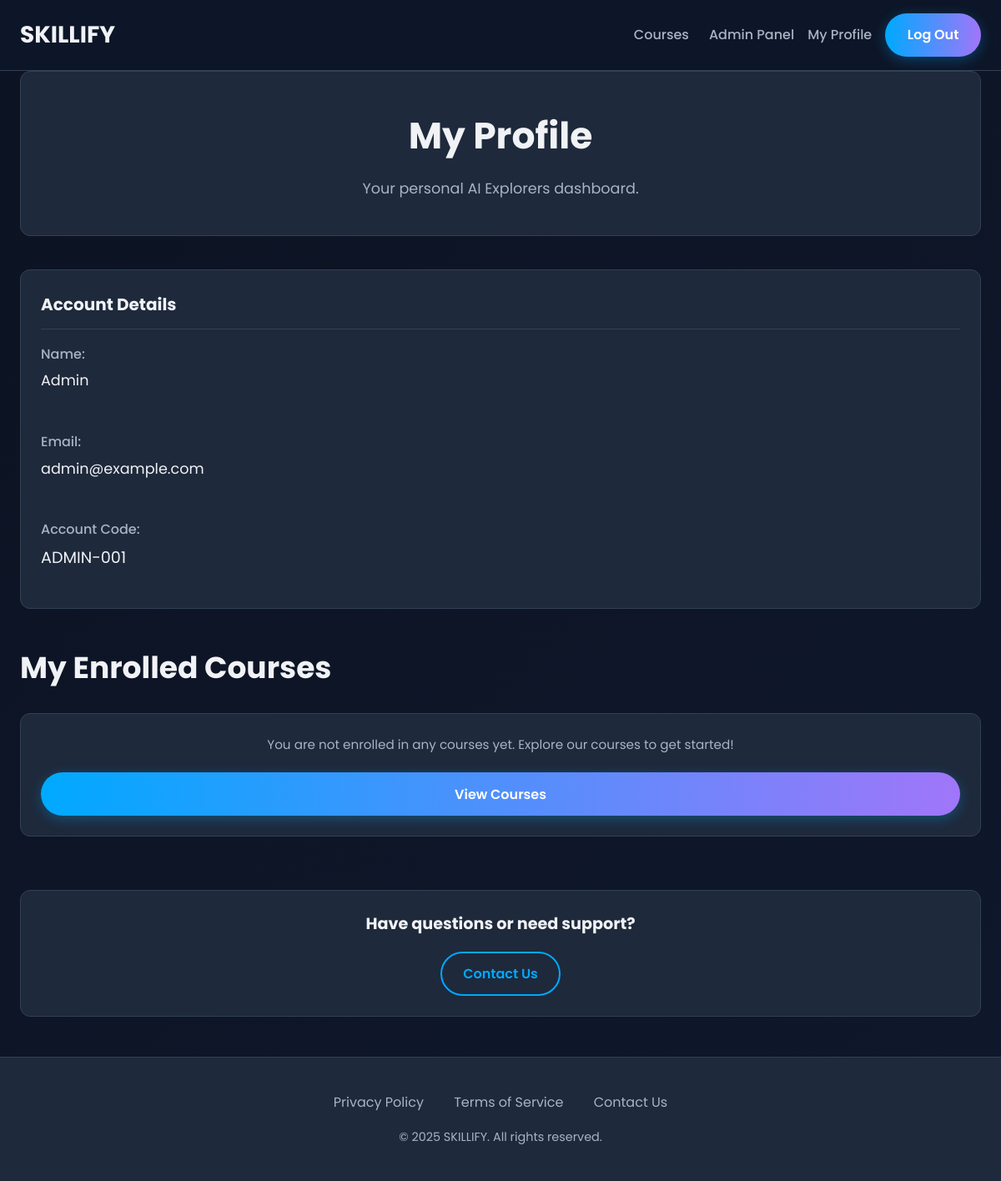
Screenshot of /profile (signed in) with the database file from the repository.
### tables this page shows
CREATE TABLE users (
    id INTEGER PRIMARY KEY AUTOINCREMENT,
    name TEXT NOT NULL,
    email TEXT UNIQUE NOT NULL,
    password TEXT NOT NULL,
    account_code TEXT UNIQUE NOT NULL,
    is_admin INTEGER NOT NULL DEFAULT 0
);

### app.py (the view)
@app.route('/profile')
@login_required
def profile():
    db = get_db()
    enrolled_courses = db.execute(
        "SELECT DISTINCT c.id, c.title, c.description, c.thumbnail_url, c.duration_weeks, c.student_count FROM courses c "
        "JOIN student_course_access sca ON c.id = sca.course_id "
        "WHERE sca.user_id = ? ORDER BY c.id",
        (g.user['id'],)
    ).fetchall()
    return render_template('profile.html', user=g.user, enrolled_courses=enrolled_courses)

### app.py (called while the page is built)
def get_db():
    db = getattr(g, '_database', None)
    if db is None:
        db = g._database = sqlite3.connect(DATABASE)
        db.row_factory = sqlite3.Row
    return db

@app.teardown_appcontext
def close_connection(exception):
    db = getattr(g, '_database', None)
    if db is not None:
        db.close()

@app.context_processor
def inject_current_year():
    return {'current_year': datetime.date.today().year}

@app.before_request
def before_request():
    g.user = None
    if 'user_id' in session:
        user = get_db().execute('SELECT * FROM users WHERE id = ?', (session['user_id'],)).fetchone()
        g.user = user

def login_required(f):
    @wraps(f)
    def decorated_function(*args, **kwargs):
        if g.user is None:
            flash('You need to be logged in to access this page.', 'info')
            return redirect(url_for('login'))
        return f(*args, **kwargs)
    return decorated_function

### templates/profile.html (shortened to what this page needs)
{% extends 'layout.html' %}
{% block content %}
<div class="container">
    <div class="page-header">
        <h1>My Profile</h1>
        <p>Your personal AI Explorers dashboard.</p>
    </div>
    <div class="card" style="margin-bottom: 2.5rem;">
        <div class="card-content">
            <h3 style="border-bottom: 1px solid var(--border-color); padding-bottom: 0.75rem; margin-bottom: 1rem;">Account Details</h3>
            <div class="profile-details-grid">
                <div>
                    <strong>Name:</strong>
                    <p>{{ user.name }}</p>
                </div>
                <div>
                    <strong>Email:</strong>
                    <p>{{ user.email }}</p>
                </div>
                <div>
                    <strong>Account Code:</strong>
                    <p class="account-code" style="font-size: 1.2rem; border: none; background: none; padding: 0;">{{ user.account_code }}</p>
                </div>
            </div>
        </div>
    </div>
    <h2 class="section-title" style="text-align: left; margin-bottom: 1.5rem;">My Enrolled Courses</h2>
    <div class="cards-grid">
        {% if enrolled_courses %}
            {% for course in enrolled_courses %}
            <div class="card">
                <div class="card-image">
                    <img src="{{ url_for('static', filename=course.thumbnail_url) if course.thumbnail_url else 'https://placehold.co/600x400/1E293B/E2E8F0?text=Course' }}" alt="{{ course.title }}">
                </div>
                <div class="card-content">
                    <h3>{{ course.title }}</h3>
                    <p>{{ course.description }}</p>
                    <div class="course-meta-info">
                      <span class="meta-item">
                         <svg xmlns="http://www.w3.org/2000/svg" width="16" height="16" viewBox="0 0 24 24" fill="none" stroke="currentColor" stroke-width="2" stroke-linecap="round" stroke-linejoin="round" class="meta-icon"><circle cx="12" cy="12" r="10"></circle><polyline points="12 6 12 12 16 14"></polyline></svg>
                         <span>{{ course.duration_weeks or 'N/A' }} weeks</span>
                      </span>
                      <span class="meta-item">
                         <svg xmlns="http://www.w3.org/2000/svg" width="16" height="16" viewBox="0 0 24 24" fill="none" stroke="currentColor" stroke-width="2" stroke-linecap="round" stroke-linejoin="round" class="meta-icon"><path d="M17 21v-2a4 4 0 0 0-4-4H5a4 4 0 0 0-4 4v2"></path><circle cx="9" cy="7" r="4"></circle><path d="M23 21v-2a4 4 0 0 0-3-3.87"></path><path d="M16 3.13a4 4 0 0 1 0 7.75"></path></svg>
                         <span>{{ course.student_count or '0' }} students</span>
                      </span>
                </div>
                    <div class="card-action">
                        <a href="{{ url_for('course_detail', course_id=course.id) }}" class="cta-button">Go to Course</a>
                    </div>
                </div>
            </div>
            {% endfor %}
        {% else %}
            <div class="card">
                <div class="card-content" style="text-align: center;">
                    <p>You are not enrolled in any courses yet. Explore our courses to get started!</p>
                    <a href="{{ url_for('courses') }}" class="cta-button">View Courses</a>
                </div>
            </div>
        {% endif %}
    </div>
    <div class="contact-us-bar card">
        <h4>Have questions or need support?</h4>
        <a href="{{ url_for('contact') }}" class="cta-button-secondary">Contact Us</a>
    </div>
</div>
{% endblock %}

### static/css/style.css (style rules this page uses)
:root { --gradient-start: #23153C; --gradient-mid: #121C36; --gradient-end: #0c1322; --accent-blue: #00A9FF; --accent-purple: #A076F9; --glow-color: rgba(0, 169, 255, 0.5); --dark-bg: #0F172A; --dark-card: #1E293B; --text-light: #F0F2F5; --text-muted: #AAB3C3; --border-color: #334155; --font-family: 'Poppins', sans-serif; --success: #10B981; --error: #F43F5E; --info: #0EA5E9; }
* { box-sizing: border-box; margin: 0; padding: 0; }
body { font-family: var(--font-family); color: var(--text-light); line-height: 1.7; font-size: 16px; background: linear-gradient(-45deg, var(--gradient-start), var(--gradient-mid), var(--gradient-end)); background-size: 400% 400%; animation: gradientBG 15s ease infinite; }
.container { max-width: 1200px; margin: 0 auto; padding: 0 1.5rem; }
a { color: var(--accent-blue); text-decoration: none; transition: color 0.3s ease; }
.cta-button, .cta-button-secondary { padding: 0.7rem 1.6rem; border-radius: 50px; font-weight: 600; text-decoration: none; transition: all 0.4s ease; display: inline-block; border: 1px solid transparent; position: relative; overflow: hidden; }
.cta-button { background-image: linear-gradient(to right, var(--accent-blue) 0%, var(--accent-purple) 50%, var(--accent-blue) 100%); background-size: 200% auto; color: white; box-shadow: 0 4px 15px 0 rgba(0, 169, 255, 0.3); }
.cta-button-secondary { background: transparent; color: var(--accent-blue); border: 2px solid var(--accent-blue); }
.section-title { text-align: center; margin-bottom: 1rem; font-size: 2.25rem; font-weight: 700; color: var(--text-light); }
.cards-grid { display: grid; grid-template-columns: repeat(auto-fit, minmax(280px, 1fr)); gap: 1.75rem; }
.card { background: var(--dark-card); border: 1px solid var(--border-color); border-radius: 12px; overflow: hidden; transition: transform 0.3s ease, box-shadow 0.3s ease; display: flex; flex-direction: column; }
.card-content { padding: 1.5rem; flex-grow: 1; display: flex; flex-direction: column; }
.card-content h3 { font-size: 1.25rem; margin-bottom: 0.75rem; color: var(--text-light); }
.card-content p { color: var(--text-muted); font-size: 0.95rem; flex-grow: 1; margin-bottom: 1.25rem; }
.card .cta-button, .card .status-badge { text-align: center; }
.page-header { text-align: center; padding: 2.5rem 1.5rem; background-color: var(--dark-card); border-radius: 12px; margin-bottom: 2.5rem; border: 1px solid var(--border-color); }
.page-header h1 { font-size: 2.75rem; color: var(--text-light); }
.page-header p { font-size: 1.1rem; color: var(--text-muted); max-width: 800px; margin: 0.75rem auto 0; }
.profile-details-grid { display: grid; gap: 1.5rem; }
.profile-details-grid strong { color: var(--text-muted); font-weight: 500; display: block; margin-bottom: 0.25rem; }
.profile-details-grid p { font-size: 1.1rem; color: var(--text-light); }
.contact-us-bar { margin-top: 4rem; padding: 1.5rem 2rem; display: flex; justify-content: space-between; align-items: center; flex-wrap: wrap; gap: 1rem; }
.contact-us-bar h4 { margin: 0; font-size: 1.2rem; color: var(--text-light); }

### templates/profile.html (style rules this page uses)
.profile-details-grid { display: grid; gap: 1.5rem; }
.profile-details-grid strong { color: var(--text-muted); font-weight: 500; display: block; margin-bottom: 0.25rem; }
.profile-details-grid p { font-size: 1.1rem; color: var(--text-light); }
.contact-us-bar { margin-top: 4rem; padding: 1.5rem 2rem; display: flex; justify-content: space-between; align-items: center; flex-wrap: wrap; gap: 1rem; }
.contact-us-bar h4 { margin: 0; font-size: 1.2rem; color: var(--text-light); }

### rows the page displays
users: name "Admin", email "admin@example.com", account_code "ADMIN-001"
